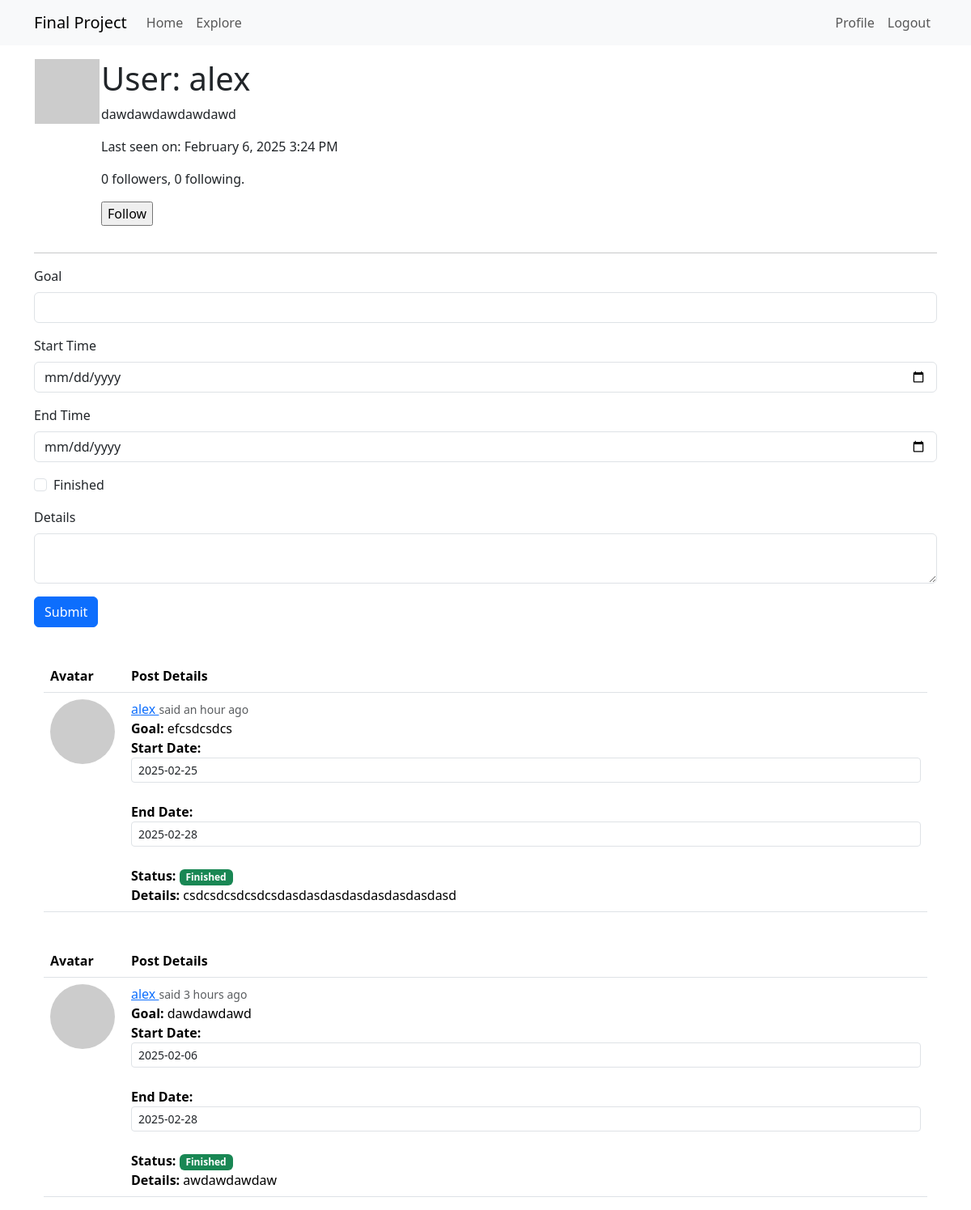
The app's page /user/alex (signed in) with its own data.
### app/models.py (models this page shows, shortened)
class User(db.Model, UserMixin):
    id: so.Mapped[int] = so.mapped_column(primary_key=True)
    username: so.Mapped[str] = so.mapped_column(sa.String(64), index=True, unique=True)
    email: so.Mapped[str] = so.mapped_column(sa.String(120), index=True, unique=True)
    password_hash: so.Mapped[Optional[str]] = so.mapped_column(sa.String(256))
    posts: so.WriteOnlyMapped['Post'] = so.relationship(back_populates='author')
    about_me: so.Mapped[Optional[str]] = so.mapped_column(sa.String(140))
    last_seen: so.Mapped[Optional[datetime]] = so.mapped_column(default=lambda: datetime.now(timezone.utc))
    following: so.WriteOnlyMapped['User'] = so.relationship(secondary=followers, primaryjoin=(followers.c.follower_id == id),
        secondaryjoin=(followers.c.followed_id == id), back_populates='followers')
    followers: so.WriteOnlyMapped['User'] = so.relationship(secondary=followers, primaryjoin=(followers.c.followed_id == id),
        secondaryjoin=(followers.c.follower_id == id), back_populates='following')
    def avatar(self, size):
        digest = md5(self.email.lower().encode('utf-8')).hexdigest()
        return f'https://www.gravatar.com/avatar/{digest}?d=identicon&s={size}'
    def is_following(self, user):
        query = self.following.select().where(User.id == user.id)
        return db.session.scalar(query) is not None
    def followers_count(self):
        query = sa.select(sa.func.count()).select_from(
            self.followers.select().subquery())
        return db.session.scalar(query)
    def following_count(self):
        query = sa.select(sa.func.count()).select_from(
            self.following.select().subquery())
        return db.session.scalar(query)

class Post(db.Model):
    id: so.Mapped[int] = so.mapped_column(primary_key=True)
    goal: so.Mapped[str] = so.mapped_column(sa.String(60))
    body: so.Mapped[str] = so.mapped_column(sa.String(300))
    timestamp: so.Mapped[datetime] = so.mapped_column(index=True, default=lambda: datetime.now(timezone.utc))
    starttime: so.Mapped[datetime] = so.mapped_column(default=lambda: datetime.now(timezone.utc))
    endtime: so.Mapped[datetime] = so.mapped_column(default=None)
    isfinished: so.Mapped[bool] = so.mapped_column(sa.Boolean(), default=False)
    user_id: so.Mapped[int] = so.mapped_column(sa.ForeignKey(User.id), index=True)
    author: so.Mapped[User] = so.relationship(back_populates='posts')

### app/routes.py (the view, shortened to what this page needs)
@app.route('/user/<username>', methods=['GET', 'POST'])
@login_required
def user(username):
    user = db.first_or_404(sa.select(User).where(User.username == username))
    form = PostForm()
    page = request.args.get('page', 1, type=int)
    query = user.posts.select().order_by(Post.timestamp.desc())
    posts = db.paginate(query, page=page, per_page=app.config['POSTS_PER_PAGE'], error_out=False)
    next_url = url_for('user', username=user.username, page=posts.next_num) \
        if posts.has_next else None
    prev_url = url_for('user', username=user.username, page=posts.prev_num) \
        if posts.has_prev else None
    return render_template('user.html', user=user, posts=posts.items,
                           next_url=next_url, prev_url=prev_url, form=form)

### app/forms.py
class PostForm(FlaskForm):
    goal = StringField('Goal', validators=[DataRequired(), Length(max=60)])
    starttime = DateField('Start Time', format='%Y-%m-%d', validators=[Optional()])
    endtime = DateField('End Time', format='%Y-%m-%d', validators=[Optional()])
    isfinished = BooleanField('Finished')
    post = TextAreaField('Details', validators=[DataRequired(), Length(min=1, max=300)])
    submit = SubmitField('Submit')

### app/models.py (called while the page is built)
@login.user_loader
def load_user(id):
    return db.session.get(User, int(id))

### app/routes.py (called while the page is built)
@app.before_request
def before_request():
    if current_user.is_authenticated:
        current_user.last_seen = datetime.now(timezone.utc)
        db.session.commit()

### app/templates/user.html (shortened to what this page needs)
{% extends "base.html" %}
{% import "bootstrap_wtf.html" as wtf %}
{% block content %}
    <table>
        <tr valign="top">
            <td><img src="{{ user.avatar(128) }}"></td>
            <td>
                <h1>User: {{ user.username }}</h1>
                {% if user.about_me %}<p>{{ user.about_me }}</p>{% endif %}
                {% if user.last_seen %}<p>Last seen on: {{ moment(user.last_seen).format('LLL') }}</p>{% endif %}
                <p>{{ user.followers_count() }} followers, {{ user.following_count() }} following.</p>
                {% if user == current_user %}
                <p><a href="{{ url_for('edit_profile') }}">Edit your profile</a></p>
                {% elif not current_user.is_following(user) %}
                <p>
                    <form action="{{ url_for('follow', username=user.username) }}" method="post">
                        {{ form.submit(value='Follow') }}
                    </form>
                </p>
                {% endif %}
            </td>
        </tr>
    </table>
    <hr>
    {% if form %}
    {{ wtf.quick_form(form) }}
    {% endif %}
    {% for post in posts %}
        {% include '_post.html' %}
    {% endfor %}
{% endblock %}

### app/templates/_post.html (shortened to what this page needs)
{% block content %}
    <div class="container mt-4">
        <div class="row">
            <div class="col-12">
                <table class="table table-hover">
                    <thead>
                        <tr>
                            <th scope="col" width="100px">Avatar</th>
                            <th scope="col">Post Details</th>
                        </tr>
                    </thead>
                    <tbody>
                        <tr>
                            <td>
                                <a href="{{ url_for('user', username=post.author.username) }}">
                                    <img src="{{ post.author.avatar(70) }}" class="rounded-circle" alt="User Avatar" />
                                </a>
                            </td>
                            <td>
                                <div>
                                    <a href="{{ url_for('user', username=post.author.username) }}" class="font-weight-bold">
                                        {{ post.author.username }}
                                    </a>
                                    <small class="text-muted">said {{ moment(post.timestamp).fromNow() }}</small>
                                    <br>
                                    <strong>Goal:</strong> {{ post.goal }}<br>
                                    <strong>Start Date:</strong>
                                    <input type="text" id="starttime-{{ post.id }}" class="form-control form-control-sm datetime-picker"
                                           value="{{ post.starttime.strftime('%Y-%m-%d') if post.starttime else '' }}" />
                                    <br>
                                    <strong>End Date:</strong>
                                    <input type="text" id="endtime-{{ post.id }}" class="form-control form-control-sm datetime-picker"
                                           value="{{ post.endtime.strftime('%Y-%m-%d') if post.endtime else '' }}" />
                                    <br>
                                    <strong>Status:</strong>
                                    {% if post.isfinished %}
                                        <span class="badge bg-success">Finished</span>
                                    {% else %}
                                        <span class="badge bg-warning text-dark">In Progress</span>
                                    {% endif %}
                                    <br>
                                    <strong>Details:</strong> {{ post.body }}
                                    <br>
                                </div>
                            </td>
                        </tr>
                    </tbody>
                </table>
            </div>
        </div>
    </div>
    <link rel="stylesheet" href="https://cdn.jsdelivr.net/npm/flatpickr/dist/flatpickr.min.css">
{% endblock %}

### records on screen
User: username "alex", about_me "dawdawdawdawdawd", last_seen "February 6, 2025 3:24 PM"
Post: author.username "alex", timestamp "an hour ago", goal "efcsdcsdcs", starttime "2025-02-25", endtime "2025-02-28", isfinished "Finished", body "csdcsdcsdcsdcsdasdasdasdasdasdasdasdasd"
Post: author.username "alex", timestamp "3 hours ago", goal "dawdawdawd", starttime "2025-02-06", endtime "2025-02-28", isfinished "Finished", body "awdawdawdaw"

### other values on screen
{{ user.followers_count() }} "0"
{{ user.following_count() }} "0"
{{ field.label(class='form-label') }} "Goal" "Start Time" "End Time"
{{ field.label(class='form-check-label') }} "Finished"
{{ field.label(class='form-label') }} "Details"
